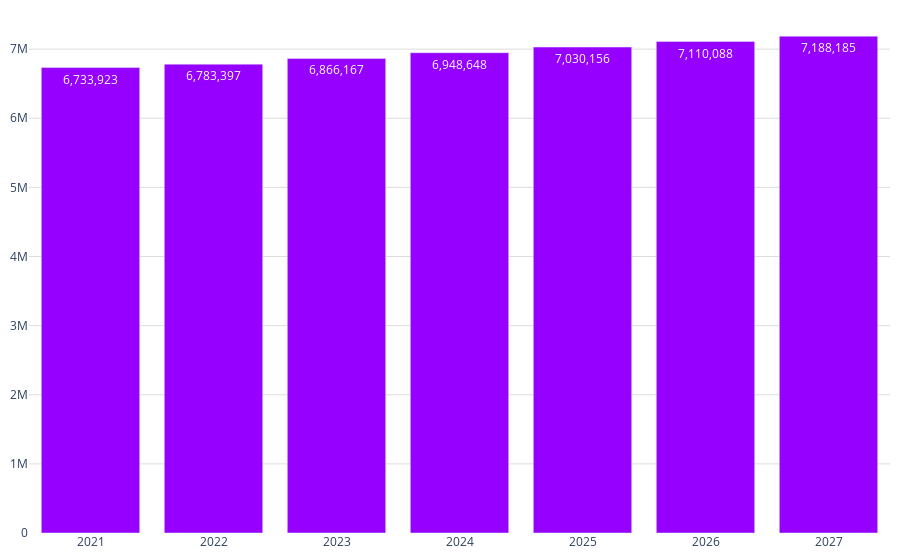

The code cell stored with this chart in its notebook:
### Code cell
años = puebla['año']
poblacion = puebla['poblacion']

colores = ['#3d45c0', '#ff4853', '#ffb038', '#7cc668', '#67c2df', '#6773df', '#939fad']

fig = go.Figure()
fig.add_trace(go.Bar(
    x=años,  
    y=poblacion,  
    marker_color='#9500ff',
    text=poblacion,  # Texto en las barras
    textposition='inside',  # Posición del texto ('inside' / 'outside')
    texttemplate='%{text:,.0f}',  # Formato del texto 
))
fig.update_layout(
    #title='Proyección poblacional',  # Título de la gráfica
    yaxis=dict(
        gridcolor='#dddcda', # Color de las líneas que dividen los rangos del eje Y
         gridwidth=1,
    ),  margin=dict(l=10, r=10, t=10, b=10),  # Ajusta los márgenes (left, right, top, bottom)  
    plot_bgcolor='rgba(0,0,0,0)',  # Color de fondo del gráfico
)
# Exportar gráfica como archivo HTML
def guardar_grafico_como_html(fig, nombre_archivo, carpeta='assets\graficas'):
    # Crear la carpeta si no existe
    if not os.path.exists(carpeta):
        os.makedirs(carpeta)
    # Gráfica como archivo HTML en la carpeta especificada
    pio.write_html(fig, f'{carpeta}/{nombre_archivo}.html')
guardar_grafico_como_html(fig, 'g_bar_proy_poblacion', carpeta='assets\graficas')
fig.show()

### Figure 1 — Plotly figure (JSON) as saved in the notebook; plotly's stock layout.template omitted (floating-point values rounded to 4 significant figures)
{"data": [{"marker": {"color": "#9500ff"}, "text": [6733923, 6783397, 6866167, 6948648, 7030156, 7110088, 7188185], "textposition": "inside", "texttemplate": "%{text:,.0f}", "type": "bar", "x": [2021, 2022, 2023, 2024, 2025, 2026, 2027], "y": [6733923, 6783397, 6866167, 6948648, 7030156, 7110088, 7188185]}], "layout": {"margin": {"b": 10, "l": 10, "r": 10, "t": 10}, "plot_bgcolor": "rgba(0,0,0,0)", "yaxis": {"gridcolor": "#dddcda", "gridwidth": 1}}}
